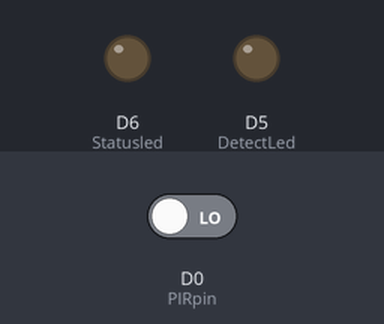
Simulated run of this sketch. Board: ESP8266 (NodeMCU). On the bench: output pins drawn as LEDs (lit = HIGH). Inputs (shaded band) come from the test bench; at power-on: D0 (PIRpin) LOW. WiFi joins after 1.5 s; servers stay silent unless stated; random numbers use the default seed unless the sketch sets one; no MQTT or app messages arrive unless stated; what the sketch prints to the serial monitor is not drawn.

Above: at 0.1 s.
At 1.4 s:
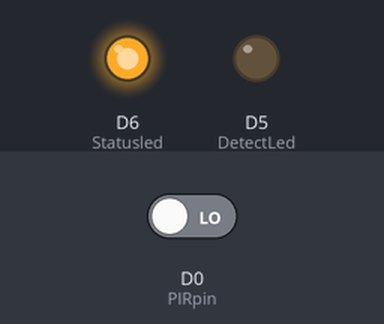
Timing chart, 0 to 2.9 s (numbered marks = the images above):
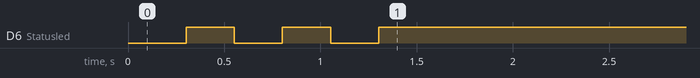

The sketch:

PIR_MQTT_ESP8266.ino
```cpp
#include <ESP8266WiFi.h>
//https://github.com/dancol90/ESP8266Ping
#include <ESP8266Ping.h>
#include <PubSubClient.h>
// http://osoyoo.com/wp-content/uploads/samplecode/DHT.zip
#include<dht.h>
// https://github.com/MajenkoLibraries/Average
#include <Average.h>
dht DHT;

// Connect to the WiFi
#define   ssid_1          "KATCPT"
#define   password_1      "katCPT#12"
#define   mqtt_server_1   "192.168.1.232"

//#define   ssid_1          "GetUrOwnWiFi"
//#define   password_1      "Livhu300312"
//#define   mqtt_server_1   "192.168.1.9"
// Testing broker
//const char* mqtt_server_1 = "test.mosquitto.org";

// MQTT Topics
#define   mqtt_topic    "home/mainbedroom/pir"

#define   PIRpin        D0
#define   Statusled     D6
#define   DetectLed     D5

int counter = 0;
int previousReading = LOW;

WiFiClient espClient;
PubSubClient client(espClient);

void setup() {
  Serial.begin(115200);
  setup_GPIO();
  WiFi.mode(WIFI_STA);
  WiFi.begin(ssid_1, password_1);
  WiFi.softAPdisconnect(true);
  setup_WiFi();
  setup_MQTT();

}

void setup_GPIO(){
  pinMode(Statusled, OUTPUT);
  pinMode(DetectLed, OUTPUT);
  //DHT.read11(DHT11_PIN);
  }

void setup_WiFi() {

  // Connect to WiFi access point.
  delay(50);
  Serial.println();
  Serial.print("Connecting to WiFi access point: ");
  Serial.println(ssid_1);
  Serial.print("Connecting.");
  while (WiFi.status() != WL_CONNECTED) {
    digitalWrite(Statusled, LOW);
    delay(250);
    digitalWrite(Statusled, HIGH);
    delay(250);
    Serial.print(".");
  }
  Serial.println();
  Serial.println("WiFi connected");
  Serial.print("IP address: ");
  Serial.println(WiFi.localIP());
  digitalWrite(Statusled, HIGH);
  Serial.print("MAC Address: ");
  Serial.println(WiFi.macAddress());
  Serial.println();
}

void setup_MQTT() {
  delay(10);
  Serial.print("Connecting to MQTT Server: ");
  Serial.println(mqtt_server_1);
  client.setServer(mqtt_server_1, 1883);
}

void reconnect() {
  Serial.println();
  Serial.print("Pinging MQTT BrokerIP: ");
  Serial.print(mqtt_server_1);

  if(Ping.ping(mqtt_server_1)){
    Serial.println(" Ok!!!");
    // Loop until we're reconnected
    while (!client.connected()) {
      Serial.print("Attempting MQTT connection...");
      // Create a random client ID
      String clientId = "ESP8266Client-";
      clientId += String(random(0xffff), HEX);

      // Attempt to connect
      //if you MQTT broker has clientID,username and password_1
      //please change following line to    if (client.connect(clientId, userName, password_1))
      if (client.connect(clientId.c_str())){
        Serial.println("connected...");
        Serial.println("and subscribe to topic: ");
        Serial.print(mqtt_topic);
       //once connected to MQTT broker, subscribe command if any
        client.subscribe(mqtt_topic);
      }
      else {
        Serial.print("failed, rc=");
        Serial.print(client.state());
        Serial.println(" try again in 5 seconds");
        // Wait 5 seconds before retrying
        delay(5000);
      }
    }
  }
  else {
    Serial.println();
    Serial.print(":Failed to establish a connection on MQTT Broker.");
    delay(10);
  }//end reconnect()
}

void loop() {
  if (!client.connected()) {
    reconnect();
  }
  else if (WiFi.status() != 3) {
    Serial.println("WiFi disconnects, reconnecting.");
    delay(100);
    setup_WiFi();
  }

  client.loop();
  // sleep for 500ms
  delay(500);
  //int reading = digitalRead(PIRpin);
  Serial.println(digitalRead(PIRpin));
  //if (previousReading == LOW && reading == HIGH) {
   // counter++;
    //Serial.println();
    //client.publish(mqtt_topic, "Motion Detected");
    //Serial.print("Triggered ");
    //Serial.print(counter);
    //Serial.println("x Times! ");
    //delay(1000);
    //digitalWrite(DetectLed, HIGH);
  //}
  //previousReading = reading;
  delay(10);
}
```
